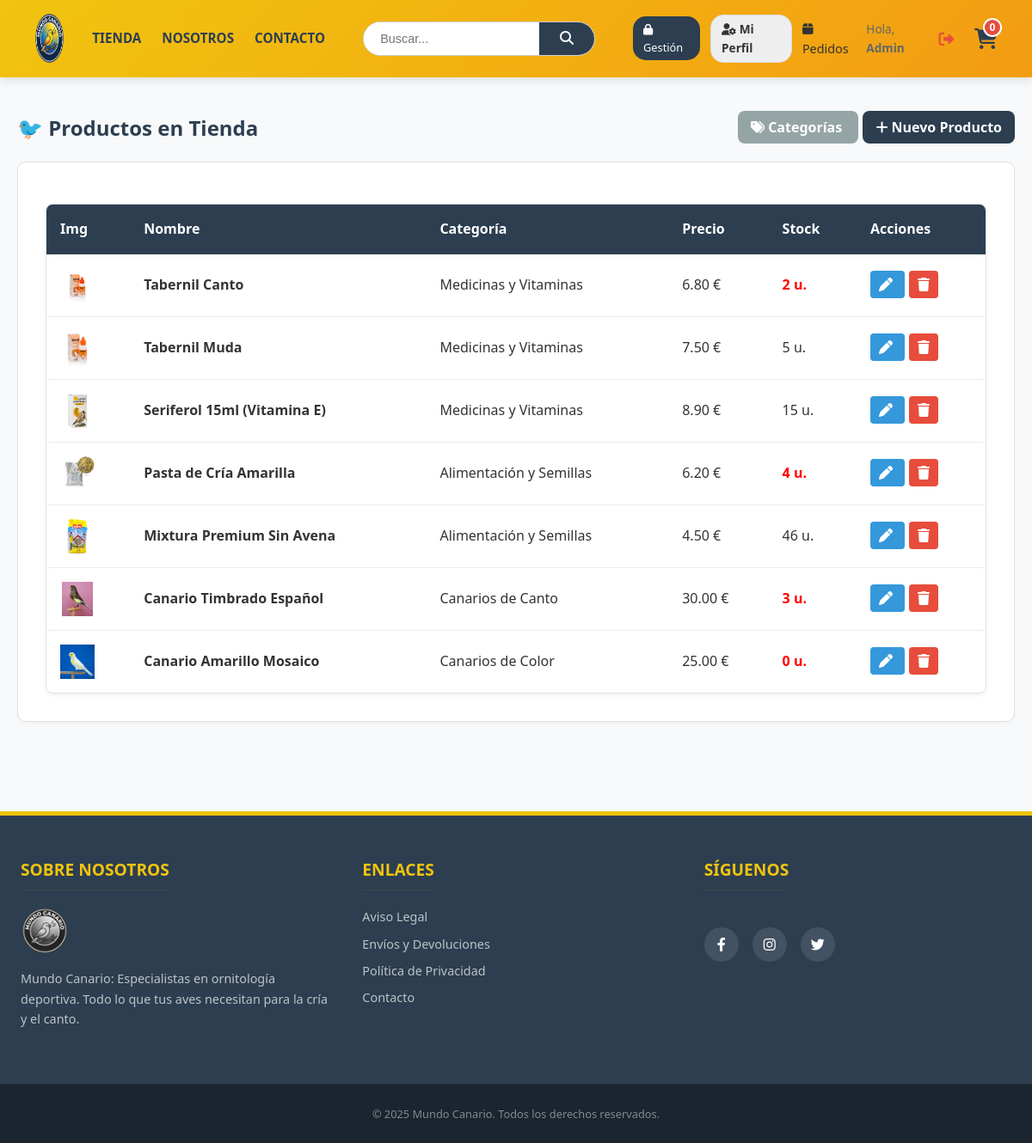
The page /admin/productos.php (signed in) on the database its author committed.
### tables this page shows
CREATE TABLE `productos` (
  `id` int(11) NOT NULL AUTO_INCREMENT,
  `categoria_id` int(11) NOT NULL,
  `nombre` varchar(100) NOT NULL,
  `descripcion` text DEFAULT NULL,
  `precio` decimal(10,2) NOT NULL,
  `stock` int(11) DEFAULT 0,
  `oferta` varchar(20) DEFAULT NULL,
  `fecha` date DEFAULT curdate(),
  `imagen` varchar(255) DEFAULT NULL,
  `activo` tinyint(1) DEFAULT 1,
  PRIMARY KEY (`id`),
  KEY `fk_producto_categoria` (`categoria_id`)
);

CREATE TABLE `categorias` (
  `id` int(11) NOT NULL AUTO_INCREMENT,
  `nombre` varchar(100) NOT NULL,
  `activo` tinyint(1) DEFAULT 1,
  PRIMARY KEY (`id`)
);

### admin/productos.php (the view, shortened to what this page needs)
<?php
require_once '../config/db.php';
$sql = "SELECT p.*, c.nombre as cat_nombre FROM productos p LEFT JOIN categorias c ON p.categoria_id = c.id ORDER BY p.id DESC";
$stmt = $pdo->prepare($sql);
$stmt->execute();
$productos = $stmt->fetchAll();
require_once '../views/header.php';
?>
<div class="container" style="display: block; margin-top: 40px;">
    <div style="display:flex; justify-content:space-between; align-items:center; margin-bottom: 20px;">
        <h2 style="color: var(--dark);">🐦 Productos en Tienda</h2>
        <div>
            <a href="categorias.php" class="form-btn" style="width:auto; padding: 8px 15px; text-decoration:none; background: #95a5a6; margin-right: 5px;">
                <i class="fa-solid fa-tags"></i> Categorías
            </a>
            <a href="crear_producto.php" class="form-btn" style="width:auto; padding: 8px 15px; text-decoration:none;">
                <i class="fa-solid fa-plus"></i> Nuevo Producto
            </a>
        </div>
    </div>
    <div class="box">
        <?php if (empty($productos)): ?>
            <p style="padding: 20px; text-align: center; color: #777;">No hay productos registrados todavía.</p>
        <?php else: ?>
            <table class="admin-table">
                <thead>
                    <tr>
                        <th>Img</th>
                        <th>Nombre</th>
                        <th>Categoría</th>
                        <th>Precio</th>
                        <th>Stock</th>
                        <th>Acciones</th>
                    </tr>
                </thead>
                <tbody>
                    <?php foreach ($productos as $p): ?>
                    <tr>
                        <td>
                            <?php if($p['imagen']): ?>
                                <img src="../assets/img/<?= $p['imagen'] ?>" style="width: 40px; height: 40px; object-fit: contain;">
                            <?php else: ?>
                                <span style="color:#ccc; font-size:0.8rem;">--</span>
                            <?php endif; ?>
                        </td>
                        <td style="font-weight: bold;"><?= $p['nombre'] ?></td>
                        <td><?= $p['cat_nombre'] ?? 'Sin categoría' ?></td>
                        <td><?= number_format($p['precio'], 2) ?> €</td>
                        <td style="<?= $p['stock'] < 5 ? 'color:red; font-weight:bold;' : '' ?>">
                            <?= $p['stock'] ?> u.
                        </td>
                        <td>
                            <a href="editar_producto.php?id=<?= $p['id'] ?>"
                               style="background: #3498db; color: white; padding: 5px 10px; border-radius: 4px; margin-right: 5px; text-decoration: none;">
                                <i class="fa-solid fa-pen"></i>
                            </a>
                            <a href="../actions/acciones.php?accion=borrar_producto&id=<?= $p['id'] ?>"
                               style="background: #e74c3c; color: white; padding: 5px 10px; border-radius: 4px; text-decoration: none;"
                               onclick="return confirm('¿Seguro que quieres borrar este producto?');">
                                <i class="fa-solid fa-trash"></i>
                            </a>
                        </td>
                    </tr>
                    <?php endforeach; ?>
                </tbody>
            </table>
        <?php endif; ?>
    </div>
</div>
<?php require_once '../views/footer.php'; ?>

### assets/css/estilos.css (style rules this page uses)
:root { --primary: #f1c40f; --secondary: #f39c12; --dark: #2c3e50; --light: #ffffff; --bg: #f8f9fa; --border: #e1e1e1; --text: #333; --danger: #e74c3c; }
* { box-sizing: border-box; margin: 0; padding: 0; }
body { font-family: 'Segoe UI', Arial, sans-serif; font-size: 1rem; background-color: var(--bg); color: var(--text); display: flex; flex-direction: column; min-height: 100vh; line-height: 1.6; }
a { text-decoration: none; color: inherit; transition: 0.3s; }
img { max-width: 100%; display: block; }
.container { max-width: 1200px; margin: 2.5rem auto; padding: 0 1.25rem; display: flex; gap: 2rem; flex: 1; width: 100%; }
.form-btn { background-color: var(--dark); color: white; border: none; padding: 0.8rem; width: 100%; border-radius: 0.5rem; font-size: 1rem; font-weight: bold; cursor: pointer; transition: background 0.3s; margin-top: 1rem; }
.box { background: var(--light); padding: 2rem; border-radius: 10px; border: 1px solid var(--border); box-shadow: 0 2px 8px rgba(0,0,0,0.03); }
.admin-table { width: 100%; border-collapse: separate; border-spacing: 0; background: var(--light); border-radius: 8px; overflow: hidden; border: 1px solid var(--border); margin-top: 1rem; box-shadow: 0 2px 5px rgba(0,0,0,0.05); }
.admin-table th { background-color: var(--dark); color: var(--light); padding: 1rem; text-align: left; }
.admin-table td { padding: 1rem; border-bottom: 1px solid #eee; }
.admin-table tr:last-child td { border-bottom: none; }

### rows shown on the page
productos: imagen (picture), nombre "Tabernil Canto", categoria.nombre "Medicinas y Vitaminas", precio "6.80", stock "2"
productos: imagen (picture), nombre "Tabernil Muda", categoria.nombre "Medicinas y Vitaminas", precio "7.50", stock "5"
productos: imagen (picture), nombre "Seriferol 15ml (Vitamina E)", categoria.nombre "Medicinas y Vitaminas", precio "8.90", stock "15"
productos: imagen (picture), nombre "Pasta de Cría Amarilla", categoria.nombre "Alimentación y Semillas", precio "6.20", stock "4"
productos: imagen (picture), nombre "Mixtura Premium Sin Avena", categoria.nombre "Alimentación y Semillas", precio "4.50", stock "46"
productos: imagen (picture), nombre "Canario Timbrado Español", categoria.nombre "Canarios de Canto", precio "30.00", stock "3"
productos: imagen (picture), nombre "Canario Amarillo Mosaico", categoria.nombre "Canarios de Color", precio "25.00", stock "0"

### other values the page prints
$_SESSION['nombre'] "Admin"
$total "0"
